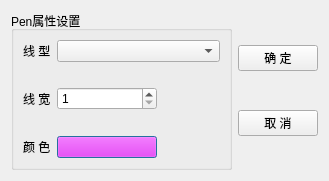
<?xml version="1.0" encoding="UTF-8"?>
<ui version="4.0">
 <class>CDialogPen</class>
 <widget class="QDialog" name="CDialogPen">
  <property name="geometry">
   <rect>
    <x>0</x>
    <y>0</y>
    <width>329</width>
    <height>181</height>
   </rect>
  </property>
  <property name="windowTitle">
   <string>Dialog</string>
  </property>
  <layout class="QGridLayout" name="gridLayout_2">
   <item row="0" column="0">
    <widget class="QGroupBox" name="groupBox">
     <property name="title">
      <string>Pen属性设置</string>
     </property>
     <layout class="QGridLayout" name="gridLayout">
      <item row="0" column="0">
       <widget class="QLabel" name="label">
        <property name="text">
         <string>线 型</string>
        </property>
       </widget>
      </item>
      <item row="4" column="2">
       <spacer name="horizontalSpacer_2">
        <property name="orientation">
         <enum>Qt::Horizontal</enum>
        </property>
        <property name="sizeHint" stdset="0">
         <size>
          <width>98</width>
          <height>20</height>
         </size>
        </property>
       </spacer>
      </item>
      <item row="2" column="2">
       <spacer name="horizontalSpacer">
        <property name="orientation">
         <enum>Qt::Horizontal</enum>
        </property>
        <property name="sizeHint" stdset="0">
         <size>
          <width>98</width>
          <height>20</height>
         </size>
        </property>
       </spacer>
      </item>
      <item row="2" column="1">
       <widget class="QSpinBox" name="spinWidth">
        <property name="minimumSize">
         <size>
          <width>100</width>
          <height>0</height>
         </size>
        </property>
        <property name="minimum">
         <number>1</number>
        </property>
        <property name="maximum">
         <number>100</number>
        </property>
       </widget>
      </item>
      <item row="4" column="0">
       <widget class="QLabel" name="label_3">
        <property name="text">
         <string>颜 色</string>
        </property>
       </widget>
      </item>
      <item row="2" column="0">
       <widget class="QLabel" name="label_2">
        <property name="text">
         <string>线 宽</string>
        </property>
       </widget>
      </item>
      <item row="0" column="1" colspan="2">
       <widget class="QComboBox" name="comboPenStyle"/>
      </item>
      <item row="1" column="1">
       <spacer name="verticalSpacer">
        <property name="orientation">
         <enum>Qt::Vertical</enum>
        </property>
        <property name="sizeHint" stdset="0">
         <size>
          <width>20</width>
          <height>40</height>
         </size>
        </property>
       </spacer>
      </item>
      <item row="3" column="1">
       <spacer name="verticalSpacer_2">
        <property name="orientation">
         <enum>Qt::Vertical</enum>
        </property>
        <property name="sizeHint" stdset="0">
         <size>
          <width>20</width>
          <height>40</height>
         </size>
        </property>
       </spacer>
      </item>
      <item row="4" column="1">
       <widget class="QPushButton" name="btnColor">
        <property name="autoFillBackground">
         <bool>false</bool>
        </property>
        <property name="styleSheet">
         <string notr="true">background-color: rgb(255, 0, 255);</string>
        </property>
        <property name="text">
         <string/>
        </property>
        <property name="flat">
         <bool>false</bool>
        </property>
       </widget>
      </item>
     </layout>
    </widget>
   </item>
   <item row="0" column="1">
    <layout class="QVBoxLayout" name="verticalLayout">
     <item>
      <spacer name="verticalSpacer_5">
       <property name="orientation">
        <enum>Qt::Vertical</enum>
       </property>
       <property name="sizeHint" stdset="0">
        <size>
         <width>20</width>
         <height>40</height>
        </size>
       </property>
      </spacer>
     </item>
     <item>
      <widget class="QPushButton" name="btnOK">
       <property name="text">
        <string>确 定</string>
       </property>
      </widget>
     </item>
     <item>
      <spacer name="verticalSpacer_4">
       <property name="orientation">
        <enum>Qt::Vertical</enum>
       </property>
       <property name="sizeHint" stdset="0">
        <size>
         <width>20</width>
         <height>40</height>
        </size>
       </property>
      </spacer>
     </item>
     <item>
      <widget class="QPushButton" name="btnCancel">
       <property name="text">
        <string>取 消</string>
       </property>
      </widget>
     </item>
     <item>
      <spacer name="verticalSpacer_3">
       <property name="orientation">
        <enum>Qt::Vertical</enum>
       </property>
       <property name="sizeHint" stdset="0">
        <size>
         <width>20</width>
         <height>40</height>
        </size>
       </property>
      </spacer>
     </item>
    </layout>
   </item>
  </layout>
 </widget>
 <resources/>
 <connections>
  <connection>
   <sender>btnOK</sender>
   <signal>clicked()</signal>
   <receiver>CDialogPen</receiver>
   <slot>accept()</slot>
   <hints>
    <hint type="sourcelabel">
     <x>281</x>
     <y>57</y>
    </hint>
    <hint type="destinationlabel">
     <x>164</x>
     <y>90</y>
    </hint>
   </hints>
  </connection>
  <connection>
   <sender>btnCancel</sender>
   <signal>clicked()</signal>
   <receiver>CDialogPen</receiver>
   <slot>reject()</slot>
   <hints>
    <hint type="sourcelabel">
     <x>281</x>
     <y>123</y>
    </hint>
    <hint type="destinationlabel">
     <x>164</x>
     <y>90</y>
    </hint>
   </hints>
  </connection>
 </connections>
</ui>
